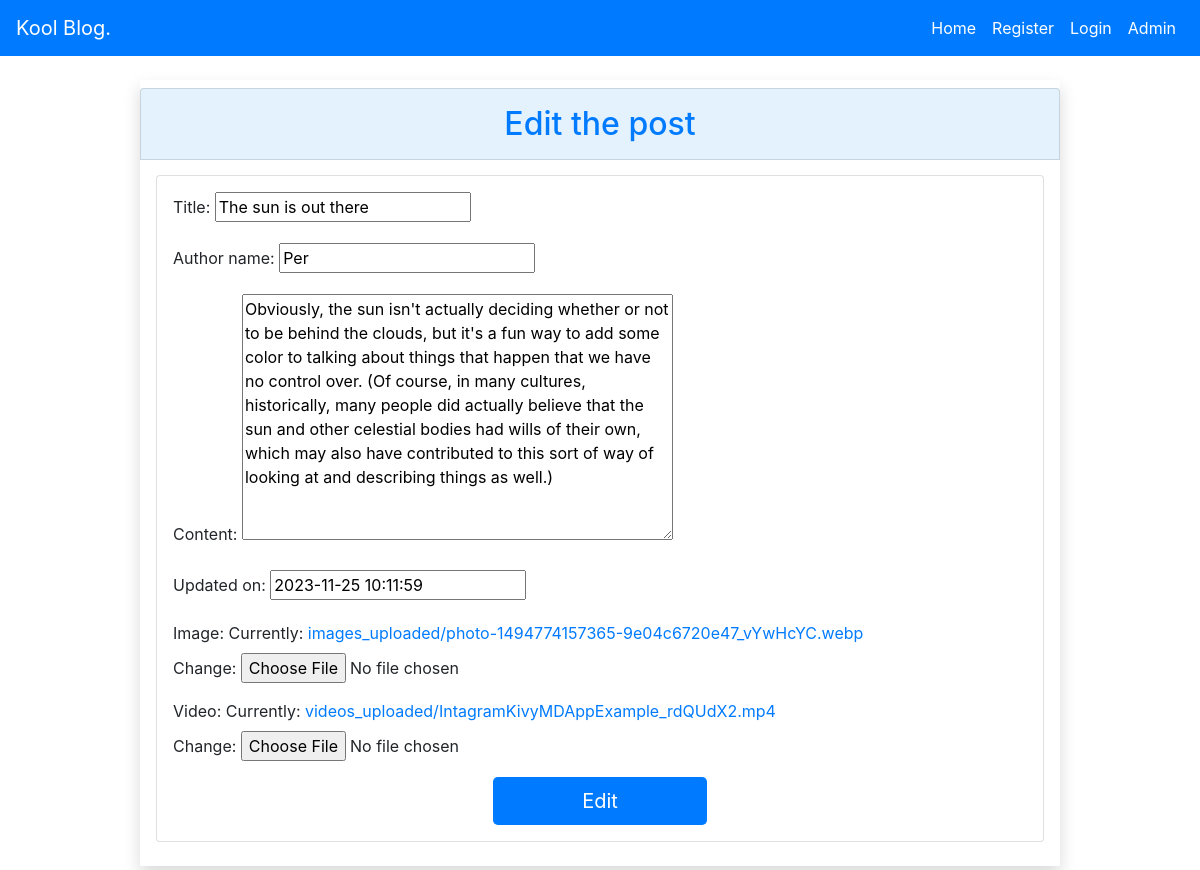
The page /edit/5/ on the database its author committed.
### blog/models.py (models this page shows, shortened)
class Post(models.Model):
    title = models.CharField(max_length=200)
    author_name = models.CharField(max_length=255, blank=True)
    author = models.ForeignKey(User, on_delete=models.CASCADE)
    content = models.TextField()
    created_on = models.DateTimeField(default=timezone.now, editable=False)
    updated_on = models.DateTimeField(default=timezone.now)
    image = models.ImageField(upload_to='images_uploaded', null=True)
    video = models.FileField(upload_to='videos_uploaded', null=True)

### blog/views.py (the view)
# urls.py: path('edit/<int:pk>/', EditPostView.as_view(), name='edit_post'),
class EditPostView(UpdateView):
    model = Post
    template_name = 'blog/edit.html'
    fields =['title','author_name','content', 'updated_on', 'image', 'video']

### blog/templates/blog/edit.html (shortened to what this page needs)
{% extends 'base_generic.html' %}
{% block content %}
<div class="row">
    <div class="col-md-10 offset-md-1">
        <div class="border-left-info shadow py-2">
            <h2 class="text-info-emphasis list-group-item p-3 text-center text-primary" style="background-color: #e3f2fd; ">Edit the post</h2>
            <div class="card m-3">
                <div class="card-body p-3 d-flex justify-content-center">
                    <form method="POST" enctype="multipart/form-data" class="w-100">
                        {{ form.as_p }}
                        <div class="text-center ">
                            <button type="submit" class="btn bg-primary text-white btn-lg w-25">
                                Edit
                            </button>
                        </div>
                    </form>
                </div>
            </div>
        </div>
    </div>
</div>
{% endblock %}

### templates/base_generic.html (shortened to what this page needs)
<!DOCTYPE html>
<html lang="en">
<head>
    <link rel="stylesheet" href="https://stackpath.bootstrapcdn.com/bootstrap/4.3.1/css/bootstrap.min.css"
>
</head>
<body>
<header>
    <nav class="navbar navbar-expand-lg navbar-light bg-primary">
        <a class="navbar-brand text-white" href="{% url 'post_list' %}">Kool Blog.</a>
        <ul class="navbar-nav ml-auto">
            <li class="nav-item">
                <a class="nav-link text-white" href="{% url 'post_list' %}" target="_blank">Home</a>
            </li>
            {% if user.is_authenticated %}
                <li class="nav-item">
                    <a class="nav-link text-white" href="{% url 'create_post' %}" target="_blank">Add Post</a>
                </li>
                <li class="nav-item">
                    <a class="nav-link text-white" href="{% url 'logout' %}" target="_blank">Logout</a>
                </li>
            {% else %}
                <li class="nav-item">
                    <a class="nav-link text-white" href="{% url 'register_form' %}" target="_blank">Register</a>
                </li>
                <li class="nav-item">
                    <a class="nav-link text-white" href="{% url 'login' %}" target="_blank">Login</a>
                </li>
            {% endif %}
            <li class="nav-item">
                <a class="nav-link text-white" href="{% url 'admin:login' %}?next={% url 'admin:index' %}"
                   target="_blank">Admin</a>
            </li>
        </ul>
    </nav>
</header>
<div class="container mt-4">
    <section id="content">
        {% block content %}{% endblock %}
    </section>
</div>
</body>
</html>

### rows shown on the page
Post: title "The sun is out there", author_name "Per", content "Obviously, the sun isn't actually deciding whether or not to be behind the clouds, but it's a fun way to add some color to talking about things that happen that we have no control over. (Of course, in many cultures, historically, many people did actually believe that the sun and other celestial bodies had wills of their own, which may also have contributed to this sort of way of looking at and describing things as well.)", updated_on "2023-11-25 10:11:59"
